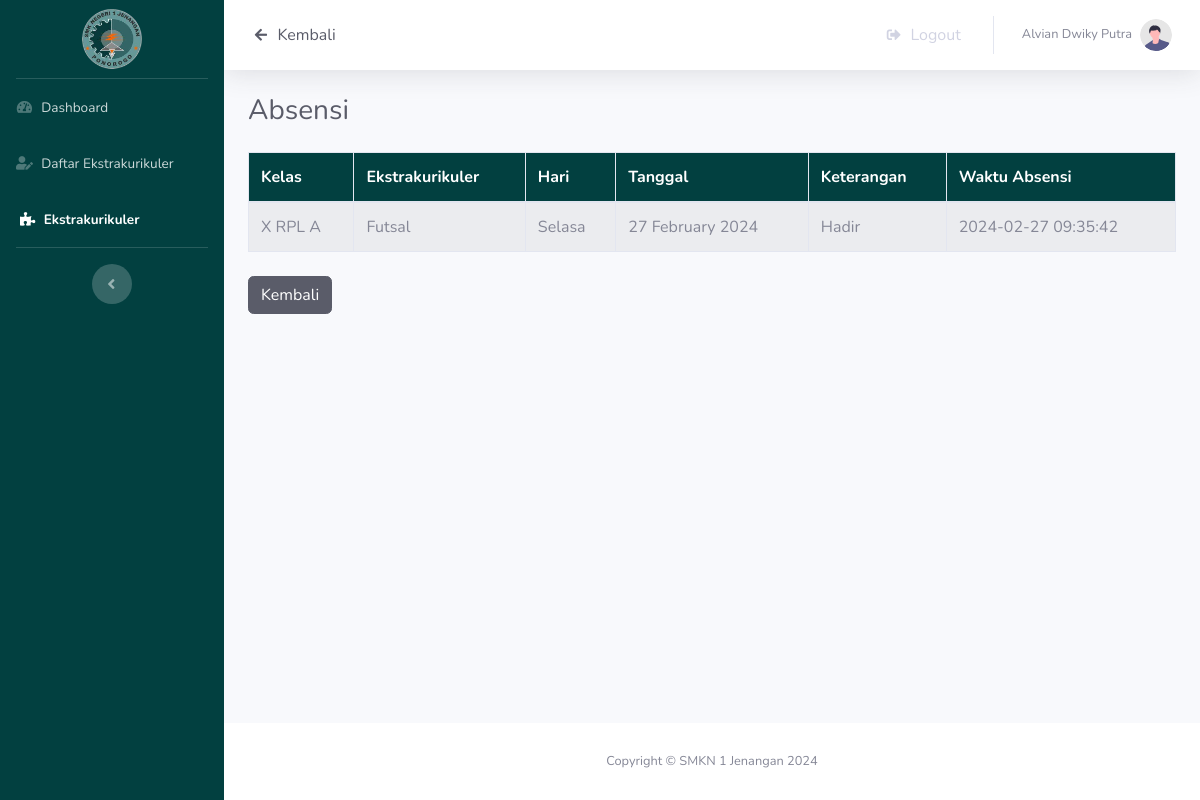
/siswa/absen.php?id=2 (signed in), run on the app's committed database.
### tables this page shows
CREATE TABLE `absensi` (
  `id_buat_absensi` int(11) NOT NULL,
  `id_ekstra` int(11) NOT NULL,
  `id_user` int(11) NOT NULL,
  `tanggal` date NOT NULL
);

CREATE TABLE `jurusan` (
  `id_jurusan` int(11) NOT NULL,
  `jurusan` varchar(150) NOT NULL
);

CREATE TABLE `ekstra` (
  `id_ekstra` int(11) NOT NULL,
  `nama_ekstra` varchar(100) NOT NULL,
  `hari` varchar(150) NOT NULL,
  `waktu` time NOT NULL
);

CREATE TABLE `absensi_siswa` (
  `id_absensi` int(11) NOT NULL,
  `id_buat_absensi` int(11) NOT NULL,
  `id_user` int(11) NOT NULL,
  `id_kelas` int(11) NOT NULL,
  `id_ekstra` int(11) NOT NULL,
  `keterangan` varchar(50) NOT NULL,
  `waktu_absen` datetime NOT NULL DEFAULT current_timestamp()
);

### siswa/absen.php (the view, shortened to what this page needs)
<!DOCTYPE html>
<html lang="en">
<head>
    <?php
        require('../config.php');
    ?>
    <link href="vendor/fontawesome-free/css/all.min.css" rel="stylesheet" type="text/css">
    <link href="css/sb-admin-2.css" rel="stylesheet">
</head>
<body id="page-top">
    <div id="wrapper">
        <ul class="navbar-nav sidebar sidebar-dark accordion" id="accordionSidebar" style="background-color: #024040;">
            <a class="sidebar-brand d-flex align-items-center justify-content-center my-1" href="index.php">
                <div class="sidebar-brand-icon">
                    <img src="../img/stmjpng.png" width="60px">
                </div>
            </a>
            <hr class="sidebar-divider my-0">
            <li class="nav-item">
                <a class="nav-link" href="index.php">
                    <i class="fas fa-fw fa-tachometer-alt"></i>
                    <span>Dashboard</span></a>
            </li>
            <li class="nav-item">
                <a class="nav-link" href="daftar.php">
                    <i class="fas fa-user-edit"></i>
                    <span>Daftar Ekstrakurikuler</span>
                </a>
            </li>
            <li class="nav-item active">
                <a class="nav-link" href="ekstra.php">
                    <i class="fas fa-puzzle-piece mx-1"></i>
                    <span>Ekstrakurikuler</span>
                </a>
            </li>
            <hr class="sidebar-divider">
            <div class="text-center d-none d-md-inline">
                <button class="rounded-circle border-0" id="sidebarToggle"></button>
            </div>
        </ul>
        <div id="content-wrapper" class="d-flex flex-column">
            <div id="content">
                <nav class="navbar navbar-expand navbar-light bg-white topbar mb-4 static-top shadow">
                    <div class="nav-item dropdown no-arrow">
                        <a href="ekstra.php" class="nav-link text-dark">
                            <i class="fas fa-arrow-left fa-sm fa-fw mr-2"></i>Kembali
                        </a>
                    </div>
                    <ul class="navbar-nav ml-auto">
                        <li class="nav-item dropdown no-arrow mx-1">
                            <a class="nav-link" href="../logout.php" data-toggle="modal" data-target="#logoutModal">
                                <i class="fas fa-sign-out-alt fa-sm fa-fw mr-2"></i>
                                Logout
                            </a>
                        </li>
                        <li class="nav-item no-arrow">
                            <span class="nav-link" href="#" id="userDropdown" aria-haspopup="true" aria-expanded="false">
                                <span class="mr-2 d-none d-lg-inline text-gray-600 small"><?php echo $_SESSION['nama'] ?></span>
                                <img class="img-profile rounded-circle"
                                    src="img/undraw_profile.svg">
                            </span>
                        </li>
                    </ul>
                </nav>
                <div class="container-fluid">
                    <div class="d-sm-flex align-items-center justify-content-between mb-4">
                        <h1 class="h3 mb-0 text-gray-800">Absensi</h1>
                    </div>
                    <div class="table-responsive">
                        <table class="table table-striped table-bordered" id="data-table">
                            <thead class="text-white" style="background-color: #024040;">
                                <tr>
                                <th scope="col">Kelas</th>
                                <th scope="col">Ekstrakurikuler</th>
                                <th scope="col">Hari</th>
                                <th scope="col">Tanggal</th>
                                <th scope="col">Keterangan</th>
                                <th scope="col">Waktu Absensi</th>
                                </tr>
                            </thead>
                            <tbody>
                                <?php
                                    $id = $_SESSION['id_user'];
                                    $ekstra = $_GET['id'];
                                    $q = "SELECT * FROM absensi a JOIN ekstra_diikuti d ON a.id_ekstra = d.id_ekstra
                                        JOIN ekstra e ON a.id_ekstra = e.id_ekstra JOIN jurusan j ON d.id_jurusan = j.id_jurusan CROSS JOIN user u WHERE (u.id_user = '$id' AND d.id_ekstra = '$ekstra') AND d.id_user = '$id'";
                                    $r = mysqli_query($con,$q);
                                    $r_check = mysqli_query($con,"SELECT MAX(id_buat_absensi) AS max_id FROM absensi WHERE id_ekstra = '$_GET[id]'");
                                    $data = mysqli_fetch_assoc($r_check);
                                    $id_absensi = $data['max_id'];
                                    $r_ket = mysqli_query($con,"SELECT * FROM absensi_siswa WHERE id_ekstra = '$_GET[id]' AND id_user = '$id' AND id_buat_absensi = '$id_absensi'");
                                    $stat = mysqli_fetch_assoc($r_ket);
                                    while($row = mysqli_fetch_assoc($r)){
                                        $tanggal = date("d F Y",strtotime($row['tanggal']));
                                        echo<<<res
                                            <tr>
                                            <td>$row[jurusan]</td>
                                            <td>$row[nama_ekstra]</td>
                                            <td>
                                            <script>
                                            function konvertHari(tanggal){
                                                var Hari = ['Minggu','Senin','Selasa','Rabu','Kamis','Jumat','Sabtu'];
                                                var date = new Date(tanggal);
                                                var indek = date.getDay();
                                                var NamaHari = Hari[indek];
                                                return NamaHari;
                                            }
                                            var tanggal = '$row[tanggal]';
                                            var hariIndo = konvertHari(tanggal);
                                            document.write(hariIndo);
                                            </script>
                                            </td>
                                            <td>$tanggal</td>
                                        res;
                                        if(empty($stat['keterangan'])){
                                            echo "<td colspan='2'>
                                                <button type='submit' class='btn btn-sm btn-primary' data-toggle='modal' data-target='#absenModal'>Isi Absensi</button>
                                            </td>";
                                        } else {
                                            echo "<td>$stat[keterangan]</td><td>$stat[waktu_absen]</td>";
                                        }
                                            echo "</tr>";
                                    }
                                ?>
                            </tbody>
                        </table>
                    </div>
                    <div class="my-2">
                        <a href="ekstra.php" class="btn btn-dark">Kembali</a>
                    </div>
                </div>
            </div>
            <footer class="sticky-footer bg-white">
                <div class="container my-auto">
                    <div class="copyright text-center my-auto">
                        <span>Copyright &copy; SMKN 1 Jenangan 2024</span>
                    </div>
                </div>
            </footer>
        </div>
    </div>
</body>
</html>

### data on the page
absensi: jurusan.jurusan "X RPL A", id_ekstra.nama_ekstra "Futsal", tanggal "27 February 2024"
absensi_siswa: keterangan "Hadir", waktu_absen "2024-02-27 09:35:42"

### other printed values
$_SESSION['nama'] "Alvian Dwiky Putra"
